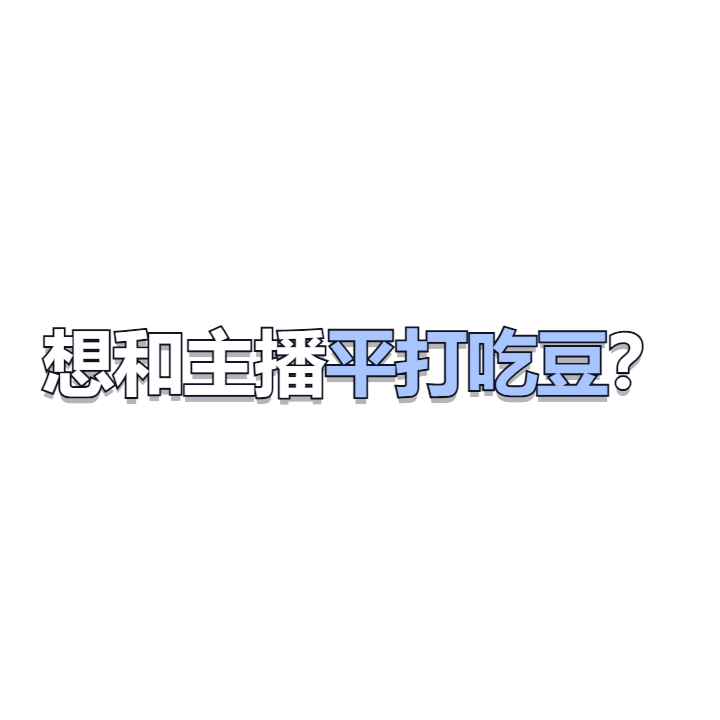
#> input picture hysafe_gif/frames_trans/f0000.png, 720 x 720 px
$ python t7.py
#> lines starting #> are read from the running program, lines starting #| are printed output that depends on the picture; after the words box and inside, x2 and y2 are one past the last pixel; in counts of white or black regions, pixels touching at a corner belong together
import io, struct
from PIL import Image
Image.MAX_IMAGE_PIXELS = None

src = Image.open('frames_trans/f0000.png').convert('RGBA')
#> src is the input picture: PIL image 720x720 RGBA; mean R, G, B, A 9.4, 10, 11.5, 15.4
pal_src = src.convert('RGB').quantize(colors=255)
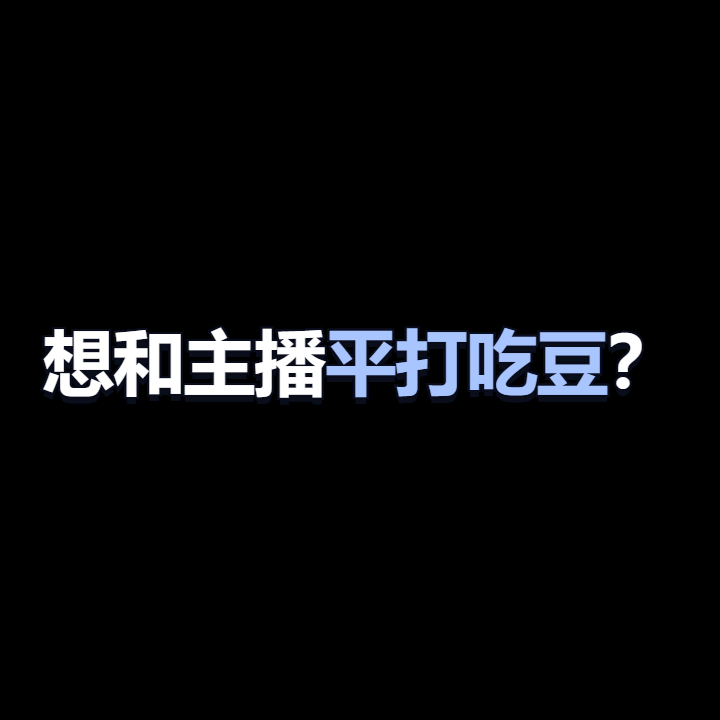
#> pal_src: PIL image 720x720 P; mean R, G, B 9.4, 10, 11.5
table = pal_src.getpalette()[:765] + [0,0,0]
#> table = 768 values, max 255 at index 0, min 0 at index 531, mean 97.63
alpha = src.getchannel('A').point(lambda a: 255 if a > 110 else 0)
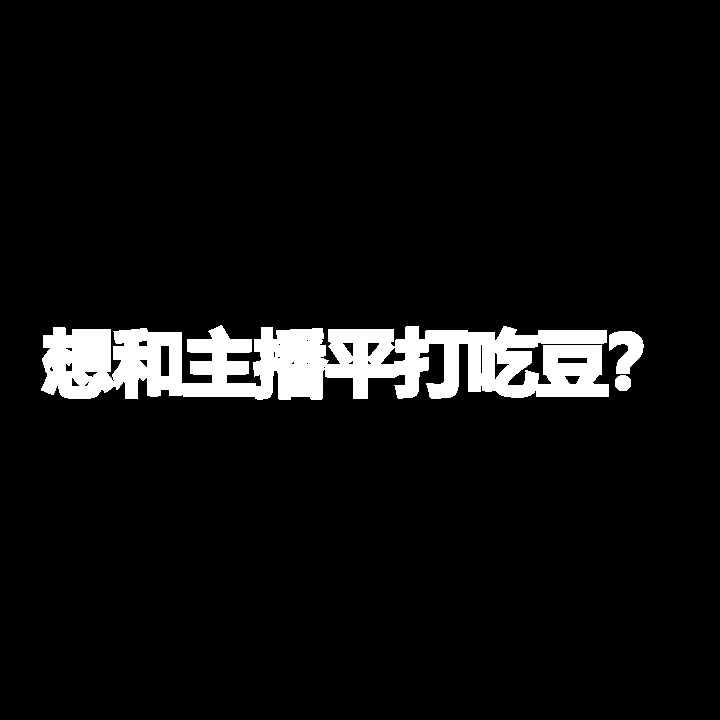
#> alpha: PIL image 720x720 L; 6% white; 3 white regions, box (x1, y1, x2, y2) and area: (41, 325, 609, 400) 29910, (609, 331, 644, 374) 913, (615, 375, 631, 391) 214
p = src.convert('RGB').quantize(palette=pal_src, dither=Image.NONE)
data = bytearray(p.tobytes()); a = alpha.tobytes()
for i, av in enumerate(a):
    if av == 0: data[i] = 255
q = Image.frombytes('P', src.size, bytes(data)); q.putpalette(table)
#> after `q = Image.frombytes('P', src.size, bytes(data))`: q: PIL image 720x720 P; every value is 0

buf = io.BytesIO(); q.save(buf, format='GIF', transparency=255, optimize=False)
b = buf.getvalue()
print('single gif bytes', len(b), 'LSD', b[6:13].hex())
flags = b[10]; gct = 3 * (2 ** ((flags & 7) + 1)) if (flags & 0x80) else 0
print('gct bytes', gct)
i = 13 + gct
while b[i] != 0x2C:
    if b[i] == 0x21:
        i += 2
        while b[i] != 0: i += b[i] + 1
        i += 1
    else:
        print('unexpected', hex(b[i])); break
packed = b[i+9]
lct = 3 * (2 ** ((packed & 7) + 1)) if packed & 0x80 else 0
print('img at', i, 'packed', hex(packed), 'lct', lct)
j = i + 10 + lct
mcs = b[j]; j += 1
start = j
while b[j] != 0: j += b[j] + 1
j += 1

out = bytearray()
out += b'GIF89a' + struct.pack('<HHBBB', 720, 720, 0xF7, 0, 0) + bytes(table)
out += b'\x21\xf9\x04' + struct.pack('<BHB', 9, 8, 255) + b'\x00'
out += b'\x2c' + struct.pack('<HHHHB', 0,0,720,720,0) + bytes([mcs]) + b[start:j]
open('t_single.gif','wb').write(out)

im = Image.open('t_single.gif'); im.seek(0)
#> after `im = Image.open('t_single.gif')`:
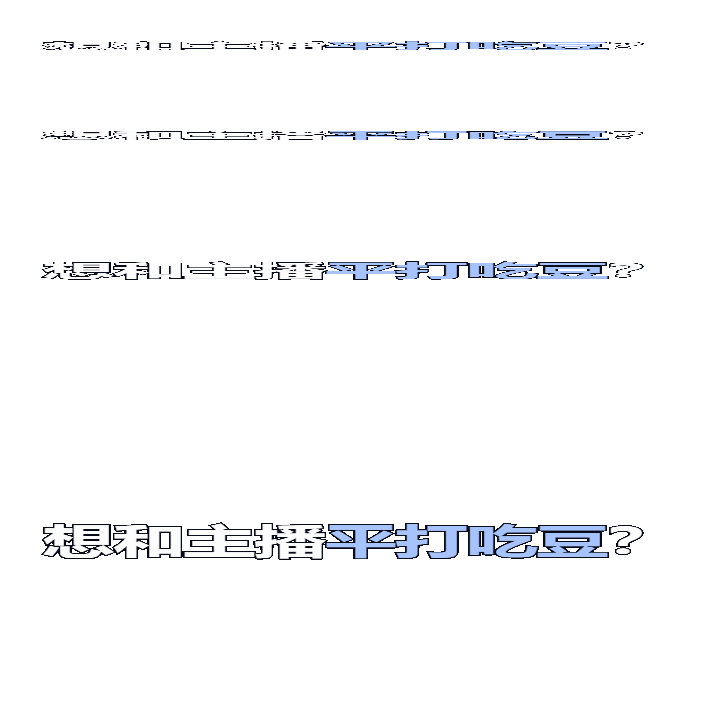
#> im: PIL image 720x720 P; mean R, G, B, A 9.2, 9.7, 11.1, 15.3; transparent parts drawn white
im.convert('RGB').save('t_single_decoded.png')
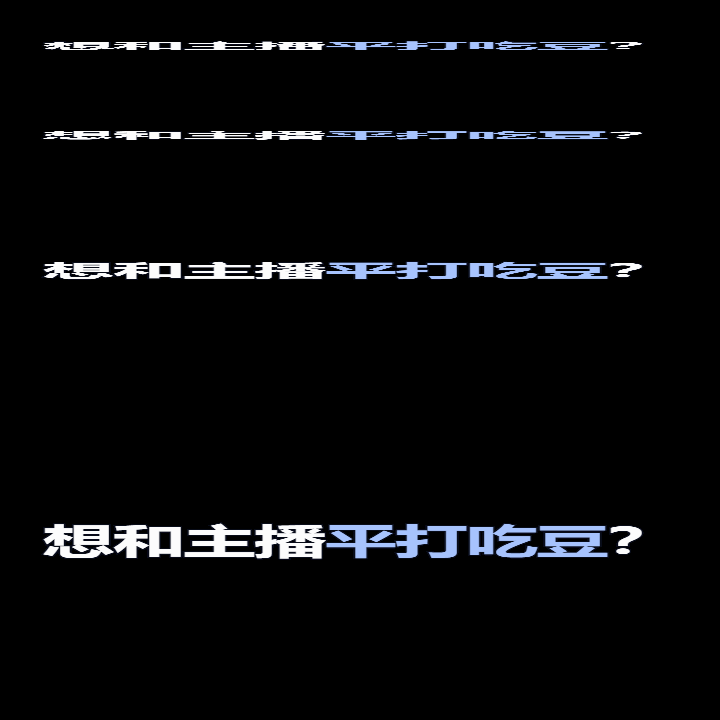
#> saved as t_single_decoded.png: PIL image 720x720 RGB; mean R, G, B 9.2, 9.7, 11.1
print('decoded ok', im.size)
#| decoded ok (720, 720)
